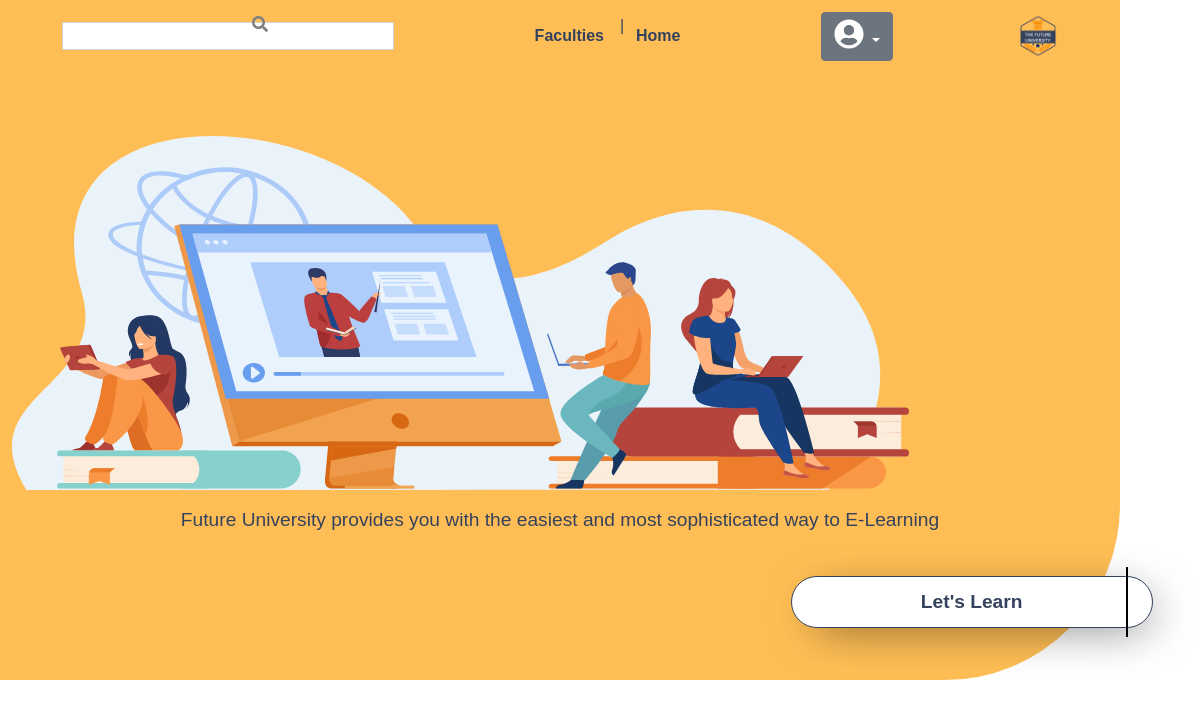
The page /layout/faculty/html/index.php on the database as committed earlier.
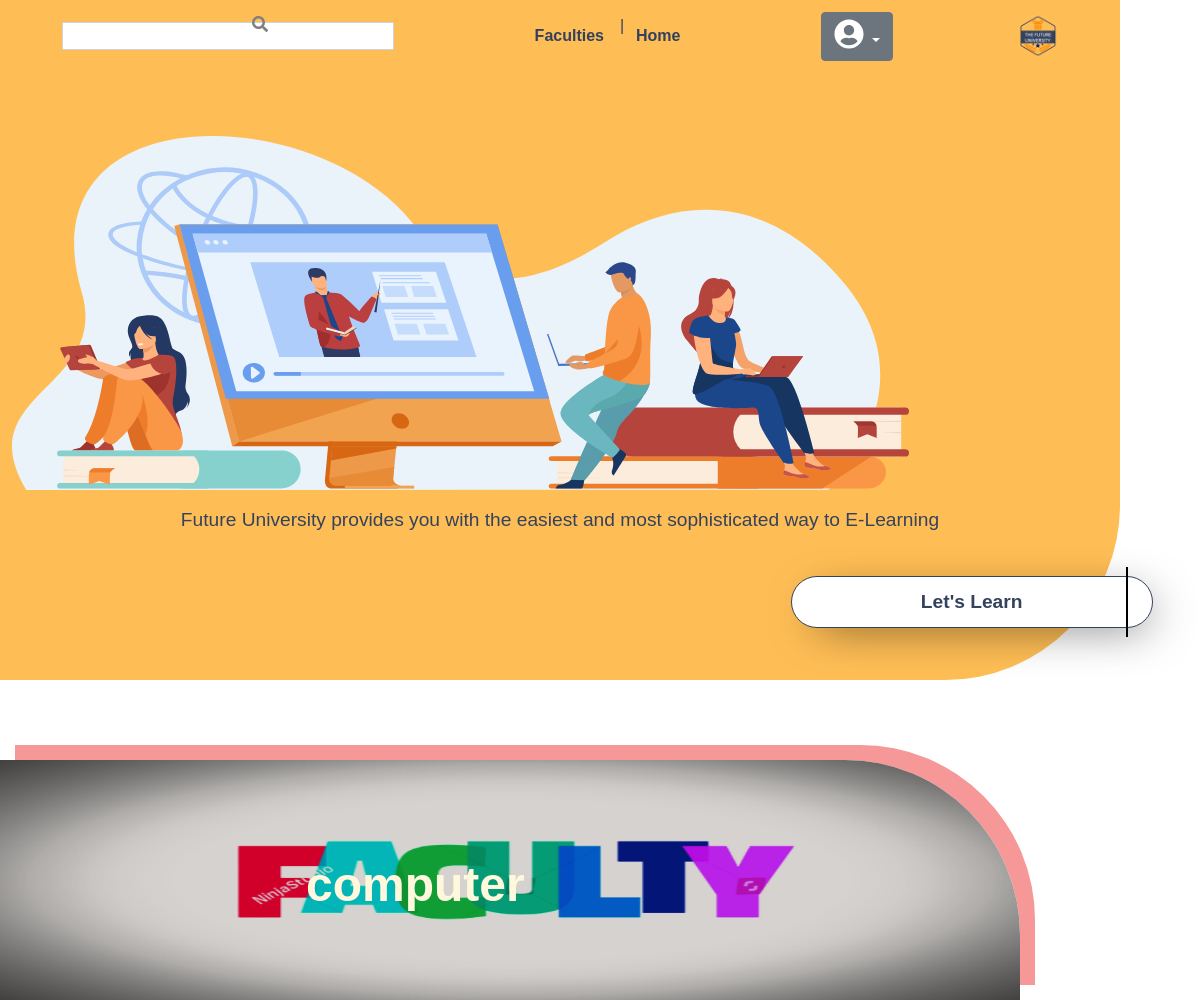
The same page on the database as committed later.
### tables this page shows
CREATE TABLE `faculty` (
  `id` int(11) NOT NULL,
  `name` varchar(50) DEFAULT NULL,
  `description` text DEFAULT NULL,
  `createdAt` date DEFAULT NULL,
  `logo` text DEFAULT NULL,
  `background` text DEFAULT NULL,
  `levelsNum` int(11) DEFAULT NULL,
  `specialYear` int(11) DEFAULT NULL
);

### layout/faculty/html/index.php (called while the page is built)
<?php
include "../../../functions/mainFunctions/conn.php";
include "../../../functions/faculty/select.php";
?>
<?php include "../../../layout/faculty/html/allFaculty.php"; ?>

### functions/faculty/select.php (called while the page is built, shortened)
<?php
 $stmt = $conn->query("SELECT * FROM faculty");
 $res=$stmt->fetchAll();
 ?>

### layout/faculty/html/allFaculty.php (the view, shortened to what this page needs)
<!doctype html>
<html lang="en">
<head>
    <link rel="stylesheet" href="../../../contents/css/bootstrap.min.css">
    <link rel="stylesheet" href="../../../contents/css/all.min.css">
    <link rel="stylesheet" href="../css/home.css">
</head>
<body>
<section class="lets-learn">
        <div class="slogon">
            Let's Learn
        </div>
        <div class="header">
            <div class="navbar">
                <div class="search">
                    <input type="text" class="form-control"
                           placeholder="">
                    <i class="fa fa-search fa-fw"></i>
                </div>
                <div class="nav-links">
                    <ul>
                        <li>
                            <a href="../../../layout/faculty/html/index.php">Faculties</a>
                        </li>
                        <li> <a href="../../../index.php">Home</a></li>
                    </ul>
                </div>
                <div class="dropdown">
            <button class="btn btn-secondary dropdown-toggle" type="button" id="dropdownMenuButton1" data-bs-toggle="dropdown" aria-expanded="false">
            <i class="fas fa-user-circle" style="width: 30px;height:30px"></i>
            </button>
            </div>
                <div>
                    <img src="../images/logo.png" class="img-responsive" alt="">
                </div>
            </div>
        </div>
        <div class="data">
            <div class="container">
                <div class="row">
                    <div class="col-md-12">
                        <div class="svg">
                            <img src="../images/Group%20706.svg" alt="">
                        </div>
                    </div>
                    <div class="col-md-12">
                            <div class="content text-center">
                                <p> Future University provides you with the easiest and most sophisticated way to E-Learning</p>
                            </div>
                    </div>
                </div>
            </div>
        </div>
    </section>
<section class="creative">
    <?php foreach ($res as $row) { ?>
        <?php error_reporting(0); $r = $r=="right"?"left":"right";?>
        <?php if($row['name']!="university"){?>
        <div class="<?php echo $r?>"> <a href="<?php echo $row['id'];?>" class="viewF" style="width:100%"> <h1><?php echo $row['name'];?></h1><img src="<?php echo $row['background'];?>"> </a></div>
        <?php } ?>
        <?php } ?>
</section>
</body>
</html>

### layout/faculty/css/home.css (style rules this page uses)
body { font-family: Arial, Helvetica, sans-serif; }
.lets-learn { background-color: #FFBE55; border-bottom-right-radius: 175px; position: relative; margin-right: 5em; height: 42.5em; }
.lets-learn .slogon { color: #34425D; border: 1px solid #34425D; border-radius: 2.5em ; padding:0.55em; text-align: center; width: 18.85em; position: absolute; top: 30em; background-color: #FFF; font-weight: bold; font-size: 1.2em; -webkit-box-shadow: 0.5em 0.5em 2.3em -0.75em rgba(0,0,0,0.75); -moz-box-shadow: 0.5em 0.5em 2.3em -0.75em rgba(0,0,0,0.75); box-shadow: 10px 10px 46px -15px rgba(0,0,0,0.75); right: -1.7em; z-index: 9999; }
.lets-learn .slogon:before { content: ''; width: 0; height: 140%; position: absolute; border: 1px solid black; top: -10px; left: 334px; }
.lets-learn .header .search .form-control { border-radius: 1px; width: 332px; height: 28px; }
.lets-learn .header .navbar { display: flex; justify-content: space-around; align-items: center; color:#33415D; }
.lets-learn .header .navbar .nav-links ul { margin:0; padding:0; display: flex; list-style: none; }
.lets-learn .header .navbar .nav-links li a { text-decoration: none; padding: 1rem; color:#33415D; display: block; position: relative; font-weight: bold; }
.lets-learn .header .navbar .nav-links li a:after { content : ''; position: absolute; left :50%; bottom: 0; transform: translateX(-50%) scale(0); transform-origin: 50% 50%; width: 100%; height: 2px; background-color: rgba(255, 255, 255, 0.9); transition: transform 250ms; }
.lets-learn .header .nav-links ul li:not(:first-child):before { content: " | "; position: absolute; top: 0.85em; font-size: 1em; }
.fa-search { position: absolute; bottom: 1.5em; top: 1em; left: 15.65em; color: grey; font-size: 1em; }
.lets-learn .header img { width: 2.5em; }
.lets-learn .data { padding-top: 4em; }
.lets-learn .data .content { padding-top: 1em; }
.lets-learn .content p { font-size:1.2em; color: #34425D; }
.lets-learn .data .svg img { width: 56.05em; }
.left { float: left; margin-top: 5em; height: 30vh; width: 85%; border-top-right-radius: 175px; position: relative; box-shadow: 15px -15px #F69898; }
.left img { height: 30vh; width: 100%; border-top-right-radius: 175px; }
h1 { position: absolute; color: cornsilk; top: 40%; left: 30%; font-size: 3em; font-weight: bold; text-shadow: 2 2 3px black; }

Rows that differ between the two databases and show on the page:
added faculty: name "computer", background (picture)
